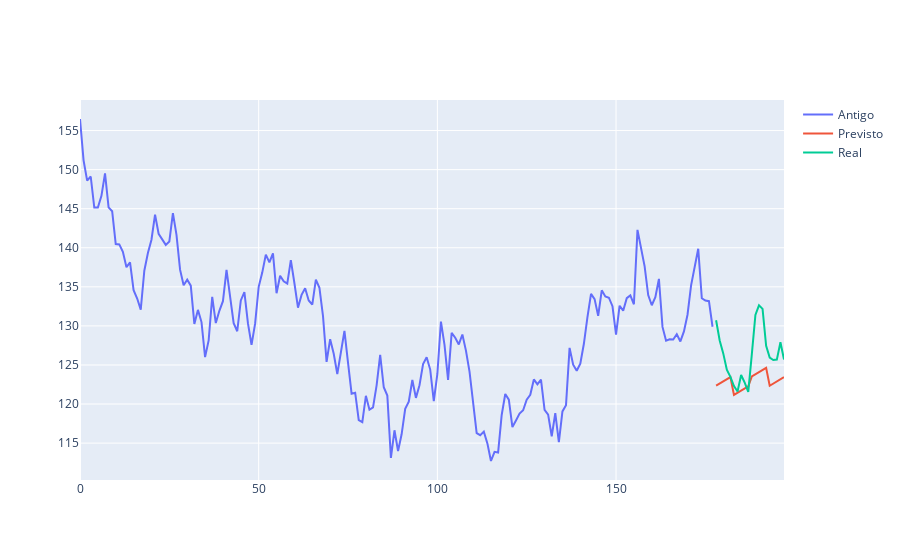

The notebook cell this image was saved under:
### Code cell
teste = pd.DataFrame(svr)

teste["A"] = teste[0]
teste.pop(0)


teste.reset_index(drop=True, inplace=True)

LR_previsto = log_retorno(teste, pd.DataFrame(df_treino["A"].iloc[-20:]).reset_index(drop=True))
LR_real = log_retorno(pd.DataFrame(df_real["A"]).reset_index(drop=True), pd.DataFrame(df_treino["A"].iloc[-20:]).reset_index(drop=True))

print(calc_score(LR_previsto,LR_real))

fig = go.Figure()

fig.add_trace(
    go.Scatter(
        x = time_x,
        y = df_treino["A"],
        name="Antigo"
    )
)

fig.add_trace(
    go.Scatter(
        x = fh,
        y = teste.iloc[-20:,0],
        name="Previsto"
    )
)

fig.add_trace(
    go.Scatter(
        x = fh,
        y = df_real["A"],
        name="Real"
    )
)

### Figure 1 — Plotly figure (JSON) as saved in the notebook; plotly's stock layout.template omitted (floating-point values rounded to 4 significant figures; data arrays with more than 128 entries replaced by an {"elided": "..."} marker saying what was removed)
{"data": [{"name": "Antigo", "type": "scatter", "x": {"elided": "178 int values"}, "y": {"elided": "178 float values"}}, {"name": "Previsto", "type": "scatter", "x": [178, 179, 180, 181, 182, 183, 184, 185, 186, 187, 188, 189, 190, 191, 192, 193, 194, 195, 196, 197], "y": [122.4, 122.6, 122.9, 123.2, 123.5, 121.2, 121.4, 121.7, 122.0, 122.3, 123.5, 123.8, 124.1, 124.4, 124.6, 122.3, 122.6, 122.9, 123.2, 123.4]}, {"name": "Real", "type": "scatter", "x": [178, 179, 180, 181, 182, 183, 184, 185, 186, 187, 188, 189, 190, 191, 192, 193, 194, 195, 196, 197], "y": [130.7, 128.1, 126.5, 124.4, 123.5, 122.3, 121.6, 123.7, 122.7, 121.6, 126.4, 131.4, 132.6, 132.2, 127.4, 125.9, 125.6, 125.7, 127.9, 125.7]}], "layout": {}}
